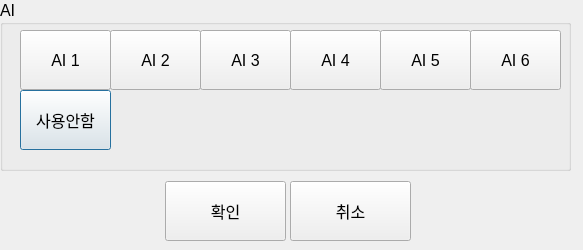
<?xml version="1.0" encoding="UTF-8"?>
<ui version="4.0">
 <class>AiSelect</class>
 <widget class="QDialog" name="AiSelect">
  <property name="geometry">
   <rect>
    <x>0</x>
    <y>0</y>
    <width>583</width>
    <height>250</height>
   </rect>
  </property>
  <property name="font">
   <font>
    <pointsize>12</pointsize>
   </font>
  </property>
  <property name="windowTitle">
   <string>Dialog</string>
  </property>
  <widget class="QGroupBox" name="groupBox">
   <property name="geometry">
    <rect>
     <x>0</x>
     <y>0</y>
     <width>571</width>
     <height>171</height>
    </rect>
   </property>
   <property name="title">
    <string>AI</string>
   </property>
   <widget class="QPushButton" name="none">
    <property name="geometry">
     <rect>
      <x>20</x>
      <y>90</y>
      <width>91</width>
      <height>60</height>
     </rect>
    </property>
    <property name="text">
     <string>사용안함</string>
    </property>
    <property name="checkable">
     <bool>true</bool>
    </property>
    <attribute name="buttonGroup">
     <string notr="true">buttonGroup</string>
    </attribute>
   </widget>
   <widget class="QPushButton" name="ai01">
    <property name="geometry">
     <rect>
      <x>20</x>
      <y>30</y>
      <width>91</width>
      <height>60</height>
     </rect>
    </property>
    <property name="text">
     <string>AI 1</string>
    </property>
    <property name="checkable">
     <bool>true</bool>
    </property>
    <attribute name="buttonGroup">
     <string notr="true">buttonGroup</string>
    </attribute>
   </widget>
   <widget class="QPushButton" name="ai02">
    <property name="geometry">
     <rect>
      <x>110</x>
      <y>30</y>
      <width>91</width>
      <height>60</height>
     </rect>
    </property>
    <property name="text">
     <string>AI 2</string>
    </property>
    <property name="checkable">
     <bool>true</bool>
    </property>
    <attribute name="buttonGroup">
     <string notr="true">buttonGroup</string>
    </attribute>
   </widget>
   <widget class="QPushButton" name="ai03">
    <property name="geometry">
     <rect>
      <x>200</x>
      <y>30</y>
      <width>91</width>
      <height>60</height>
     </rect>
    </property>
    <property name="text">
     <string>AI 3</string>
    </property>
    <property name="checkable">
     <bool>true</bool>
    </property>
    <attribute name="buttonGroup">
     <string notr="true">buttonGroup</string>
    </attribute>
   </widget>
   <widget class="QPushButton" name="ai04">
    <property name="geometry">
     <rect>
      <x>290</x>
      <y>30</y>
      <width>91</width>
      <height>60</height>
     </rect>
    </property>
    <property name="text">
     <string>AI 4</string>
    </property>
    <property name="checkable">
     <bool>true</bool>
    </property>
    <attribute name="buttonGroup">
     <string notr="true">buttonGroup</string>
    </attribute>
   </widget>
   <widget class="QPushButton" name="ai06">
    <property name="geometry">
     <rect>
      <x>470</x>
      <y>30</y>
      <width>91</width>
      <height>60</height>
     </rect>
    </property>
    <property name="text">
     <string>AI 6</string>
    </property>
    <property name="checkable">
     <bool>true</bool>
    </property>
    <attribute name="buttonGroup">
     <string notr="true">buttonGroup</string>
    </attribute>
   </widget>
   <widget class="QPushButton" name="ai05">
    <property name="geometry">
     <rect>
      <x>380</x>
      <y>30</y>
      <width>91</width>
      <height>60</height>
     </rect>
    </property>
    <property name="text">
     <string>AI 5</string>
    </property>
    <property name="checkable">
     <bool>true</bool>
    </property>
    <attribute name="buttonGroup">
     <string notr="true">buttonGroup</string>
    </attribute>
   </widget>
  </widget>
  <widget class="QPushButton" name="ok">
   <property name="geometry">
    <rect>
     <x>165</x>
     <y>181</y>
     <width>121</width>
     <height>60</height>
    </rect>
   </property>
   <property name="font">
    <font>
     <pointsize>12</pointsize>
    </font>
   </property>
   <property name="text">
    <string>확인</string>
   </property>
   <property name="checked">
    <bool>false</bool>
   </property>
  </widget>
  <widget class="QPushButton" name="cancel">
   <property name="geometry">
    <rect>
     <x>290</x>
     <y>181</y>
     <width>121</width>
     <height>60</height>
    </rect>
   </property>
   <property name="font">
    <font>
     <pointsize>12</pointsize>
    </font>
   </property>
   <property name="text">
    <string>취소</string>
   </property>
   <property name="checked">
    <bool>false</bool>
   </property>
  </widget>
 </widget>
 <resources/>
 <connections>
  <connection>
   <sender>cancel</sender>
   <signal>clicked()</signal>
   <receiver>AiSelect</receiver>
   <slot>reject()</slot>
   <hints>
    <hint type="sourcelabel">
     <x>355</x>
     <y>211</y>
    </hint>
    <hint type="destinationlabel">
     <x>303</x>
     <y>124</y>
    </hint>
   </hints>
  </connection>
 </connections>
 <buttongroups>
  <buttongroup name="buttonGroup"/>
 </buttongroups>
</ui>
